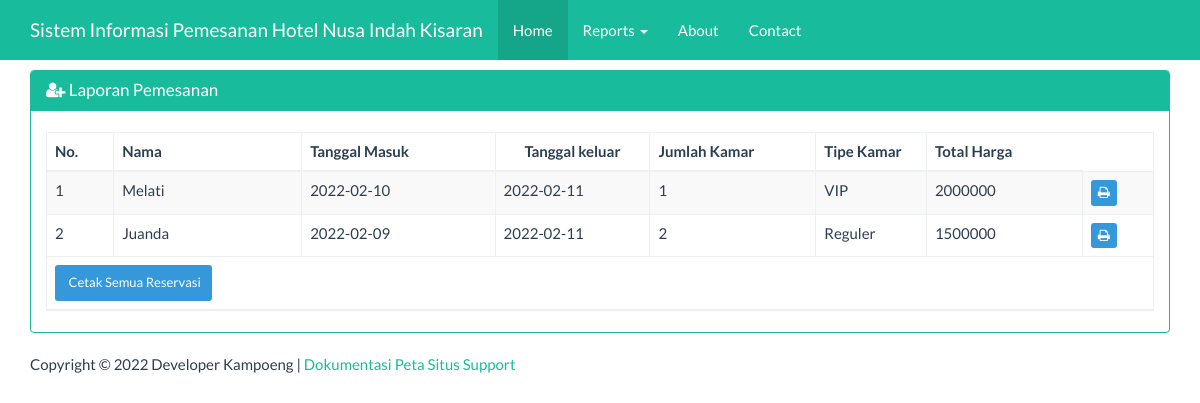
Screenshot of /?page=pemesanan&actions=report with the database file from the repository.
### tables this page shows
CREATE TABLE `tbl_booking` (
  `id_booking` int(11) NOT NULL,
  `id_penyewa` varchar(32) NOT NULL,
  `tgl_masuk` date NOT NULL,
  `tgl_keluar` date NOT NULL,
  `jlh_kamar` int(11) NOT NULL,
  `jenis_kamar` varchar(10) NOT NULL,
  `harga` varchar(50) NOT NULL,
  `total_harga` varchar(15) NOT NULL
);

CREATE TABLE `tbl_penyewa` (
  `id_penyewa` int(11) NOT NULL,
  `nama_penyewa` varchar(25) NOT NULL,
  `alamat` varchar(50) NOT NULL,
  `jenkel` varchar(10) NOT NULL,
  `no_ktp` varchar(16) NOT NULL,
  `notelp` varchar(12) NOT NULL
);

CREATE TABLE `tbl_tipe_kamar` (
  `id_kamar` int(11) NOT NULL,
  `tipe_kamar` varchar(15) NOT NULL,
  `harga` varchar(15) NOT NULL
);

### views/pemesanan_report.php (the view)
<div class="container">
    <div class="row">
        <div class="col-xs-12">
            <div class="panel panel-success">
                <div class="panel-heading">
                    <h3 class="panel-title"><span class="fa fa-user-plus"></span> Laporan Pemesanan</h3>
                </div>
                <div class="panel-body">
                    <table id="dtskripsi" class="table table-bordered table-striped table-hover">
                        <thead>
                            <tr>
                                <th>No.</th><th width="17%">Nama</th><th>Tanggal Masuk</th><th width="14%"><center>Tanggal keluar</center></th><th width="15%">Jumlah Kamar</th><th width="10%">Tipe Kamar</th><th>Total Harga</th>
                            </tr>
                        </thead>
                        <tbody>
                            <?php
                            $sql = " SELECT * FROM tbl_booking LEFT JOIN  tbl_penyewa ON tbl_booking.id_penyewa=tbl_penyewa.nama_penyewa join tbl_tipe_kamar on tbl_booking.jenis_kamar=tbl_tipe_kamar.id_kamar";
                            $query = mysqli_query($koneksi, $sql) or die("SQL Anda Salah");
                            $nomor = 0;
                            while ($data = mysqli_fetch_array($query)) {
                                $nomor++;
                                ?>
                                <tr>
                                    <td><?= $nomor ?></td>
									                  <td><?= $data['nama_penyewa'] ?></td>
									                  <td><?= $data['tgl_masuk'] ?></td>
									                  <td><?= $data['tgl_keluar'] ?></td>
									                  <td><?= $data['jlh_kamar'] ?></td>
                                    <td><?= $data['tipe_kamar'] ?></td>
                                    <td><?= $data['total_harga'] ?></td>
                                    <td>
                                        <a href="report/pemesanan_satu.php?id=<?= $data['id_booking'] ?>" target="_blank" class="btn btn-info btn-xs">
                                            <span class="fa fa-print"></span>
                                        </a>
                                    </td>
                                </tr>
                            <?php } ?>
                        </tbody>
                        <tfoot>
                            <tr>
                                <td colspan="9">
                                    <a href="report/pemesanan_semua.php" target="_blank" class="btn btn-info btn-sm">
                                        <span class="fa fa_print"></span> Cetak Semua Reservasi
                                    </a>
                                </td>
                            </tr>
                        </tfoot>
                    </table>
                </div>
            </div>
        </div>
    </div>
</div>

### index.php (style rules this page uses)
body { margin-top:70px; }

### rows the page displays
tbl_booking: tbl_penyewa.nama_penyewa "Melati", tgl_masuk "2022-02-10", tgl_keluar "2022-02-11", jlh_kamar "1", tbl_tipe_kamar.tipe_kamar "VIP", total_harga "2000000"
tbl_booking: tbl_penyewa.nama_penyewa "Juanda", tgl_masuk "2022-02-09", tgl_keluar "2022-02-11", jlh_kamar "2", tbl_tipe_kamar.tipe_kamar "Reguler", total_harga "1500000"
